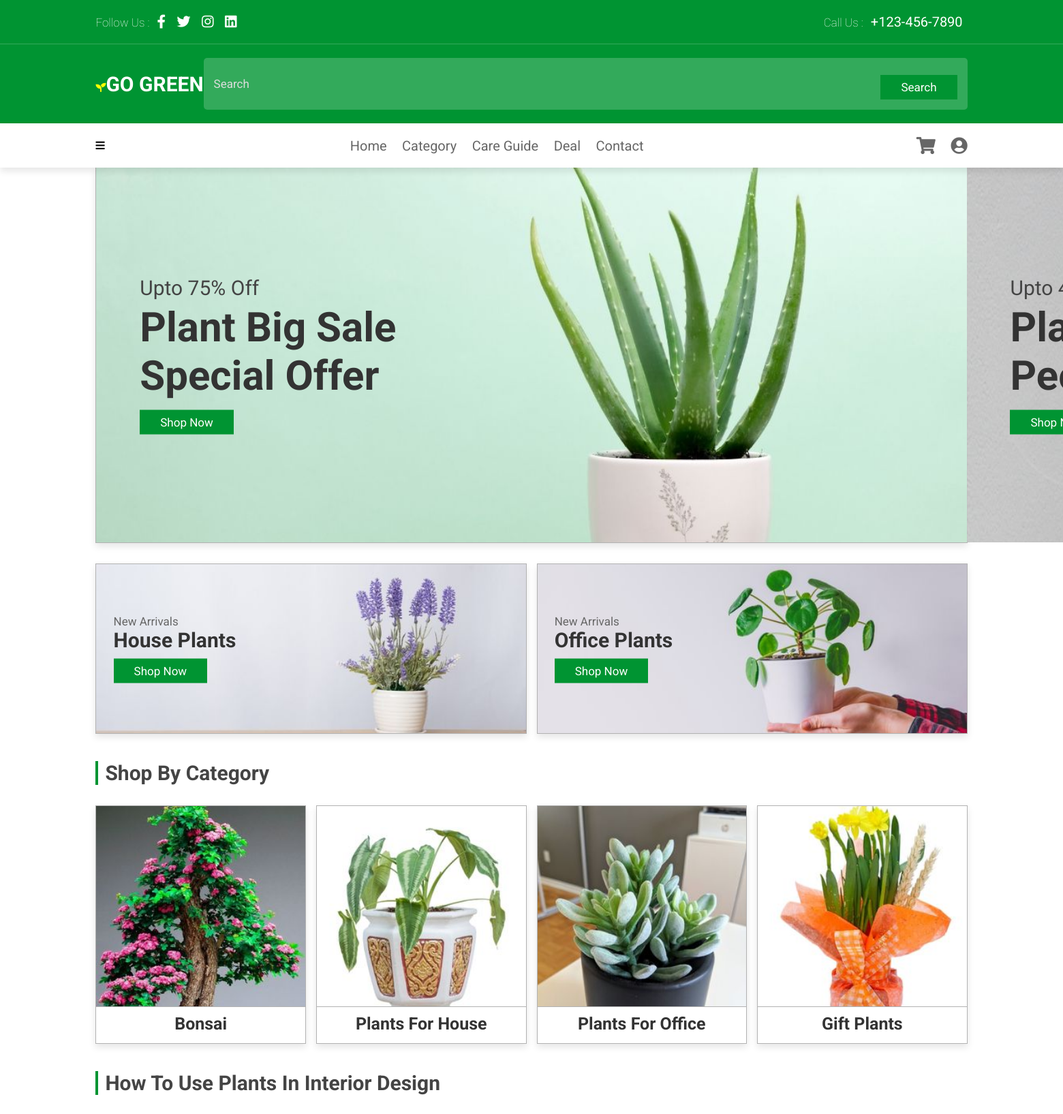
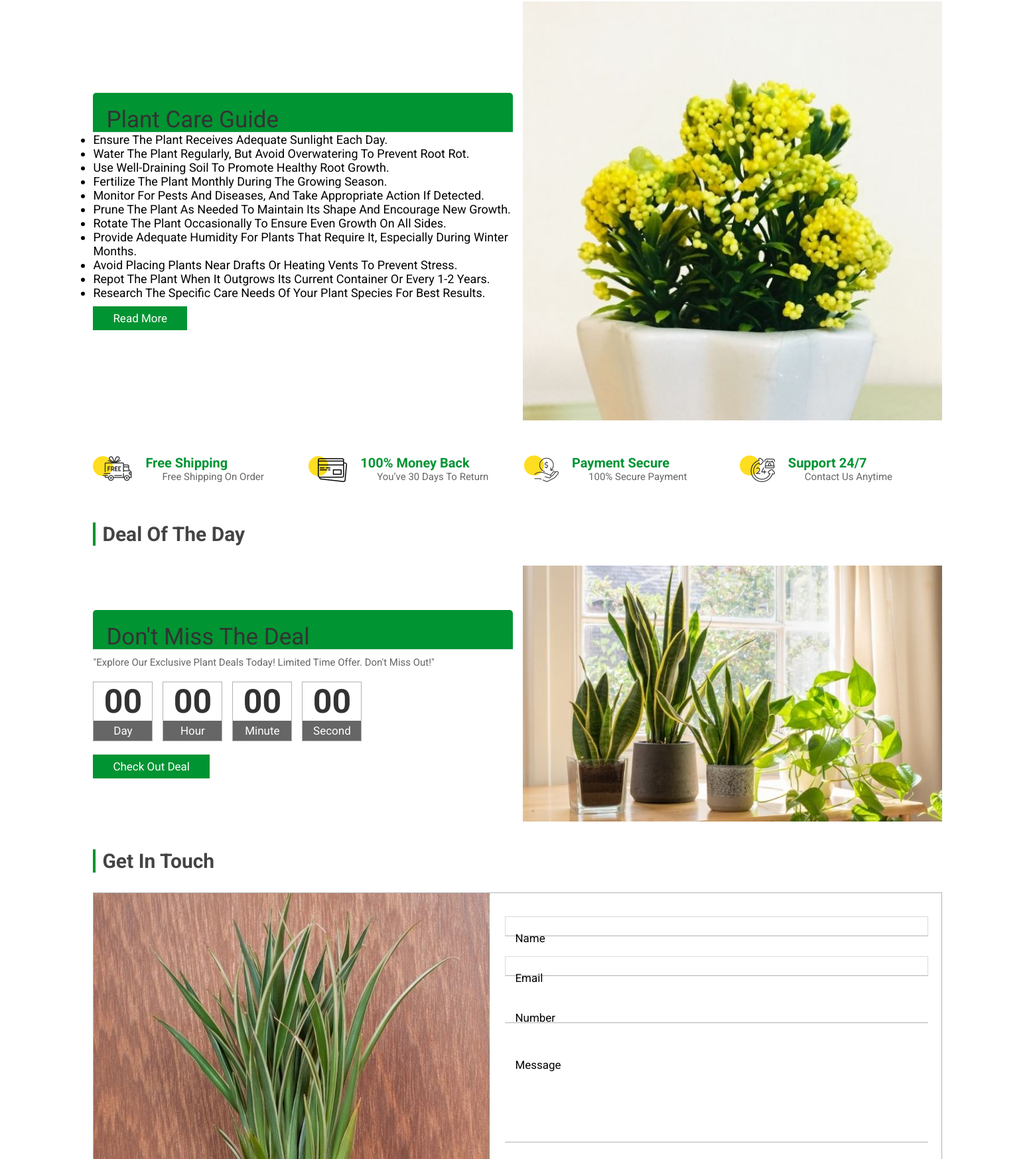
The page / (upper part) on the database its author committed (2 pictures, top to bottom).
### garden/models.py (models this page shows, shortened)
class Category(models.Model):
    name=models.CharField(max_length=30)
    image=models.ImageField(upload_to='media/images',blank=True,null=True)

### garden/views.py (the view, shortened to what this page needs)
# urls.py: 2. Add a URL to urlpatterns:  path('', views.home, name='home')
def home(request):
    cat = Category.objects.all()
    return render(request,'home.html',{"cat":cat})

### templates/home.html (shortened to what this page needs)
{% extends 'base.html' %}
{% load static %}
{% block content %}
<section class="home" id="home">
    <div class="swiper-container home-slider">
        <div class="swiper-wrapper">
            <div class="swiper-slide">
                <div class="box" style="background: url({% static 'images/slider1.jpg' %});">
                    <div class="content">
                        <span>upto 75% off</span>
                        <h3>plant big sale special offer</h3>
                        <a href="{% url 'category' %}" class="btn">shop now</a>
                    </div>
                </div>
            </div>
            <div class="swiper-slide">
                <div class="box" style="background: url({% static 'images/slider2.jpg' %});">
                    <div class="content">
                        <span>upto 45% off</span>
                        <h3>plant make people happy</h3>
                        <a href="{% url 'category' %}" class="btn">shop now</a>
                    </div>
                </div>
            </div>
        </div>
    </div>
</section>
<section class="banner-container">
    <div class="banner">
        <img src="{% static 'images/banner1.jpg' %}" alt="">
        <div class="content">
            <span>new arrivals</span>
            <h3>house plants</h3>
            <a href="{% url 'product' 'Plants For House' %}" class="btn">shop now</a>
        </div>
    </div>
    <div class="banner">
        <img src="{% static 'images/banner2.jpg' %}" alt="">
        <div class="content">
            <span>new arrivals</span>
            <h3>office plants</h3>
            <a href="{% url 'product' 'Plants For Office' %}" class="btn">shop now</a>
        </div>
    </div>
</section>
{% block category %}
<section class="category" id="category">
<h1 class="heading"> Shop by category </h1>
<div class="box-container">
    {% for i in cat %}
    <div class="box">
        <img src="{{i.image.url}}" alt="">
        <div class="content">
            <h3>{{i.name}}</h3>
        </div>
    </div>
    {% endfor %}
</div>
</section>
{% endblock %}
<section class="deal" id="deal">
<h1 class="heading">How To Use Plants In Interior Design </h1>
<div class="row">
        <div class="content">
            <h3 class="title">Plant Care Guide</h3>
            <div class="points">
        <ul>
            <li style="font-size:18px;color:black;">Ensure the plant receives adequate sunlight each day.</li>
            <li style="font-size:18px;color:black;">Water the plant regularly, but avoid overwatering to prevent root rot.</li>
            <li style="font-size:18px;color:black;">Use well-draining soil to promote healthy root growth.</li>
            <li style="font-size:18px;color:black;">Fertilize the plant monthly during the growing season.</li>
            <li style="font-size:18px;color:black;">Monitor for pests and diseases, and take appropriate action if detected.</li>
            <li style="font-size:18px;color:black;">Prune the plant as needed to maintain its shape and encourage new growth.</li>
            <li style="font-size:18px;color:black;">Rotate the plant occasionally to ensure even growth on all sides.</li>
            <li style="font-size:18px;color:black;">Provide adequate humidity for plants that require it, especially during winter months.</li>
            <li style="font-size:18px;color:black;">Avoid placing plants near drafts or heating vents to prevent stress.</li>
            <li style="font-size:18px;color:black;">Repot the plant when it outgrows its current container or every 1-2 years.</li>
            <li style="font-size:18px;color:black;">Research the specific care needs of your plant species for best results.</li>
        </ul>
    </div>
            <a href="{% url 'blog' %}" class="btn">read more</a>
        </div>
        <div class="image">
            <img src="{% static 'images/product1.jpg' %}" alt="">
        </div>
    </div>
</section>
<section class="icons-container">
    <div class="icon">
        <img src="{% static 'images/icon1.png' %}" alt="">
        <div class="content">
            <h3>free shipping</h3>
            <p>Free shipping on order</p>
        </div>
    </div>
    <div class="icon">
        <img src="{% static 'images/icon2.png' %}" alt="">
        <div class="content">
            <h3>100% Money Back</h3>
            <p>You’ve 30 days to Return</p>
        </div>
    </div>
    <div class="icon">
        <img src="{% static 'images/icon3.png' %}" alt="">
        <div class="content">
            <h3>Payment Secure</h3>
            <p>100% secure payment</p>
        </div>
    </div>
    <div class="icon">
        <img src="{% static 'images/icon4.png' %}" alt="">
        <div class="content">
            <h3>Support 24/7</h3>
            <p>Contact us anytime</p>
        </div>
    </div>
</section>
<section class="deal" >
    <h1 class="heading"> deal of the day </h1>
    <div class="row">
        <div class="content">
            <h3 class="title">don't miss the deal</h3>
            <p>"Explore our exclusive plant deals today! Limited time offer. Don't miss out!"</p>
            <div class="count-down">
                <div class="box">
                    <h3 id="day">00</h3>
                    <span>day</span>
                </div>
                <div class="box">
                    <h3 id="hour">00</h3>
                    <span>hour</span>
                </div>
                <div class="box">
                    <h3 id="minute">00</h3>
                    <span>minute</span>
                </div>
                <div class="box">
                    <h3 id="second">00</h3>
                    <span>second</span>
                </div>
            </div>
            <a href="{% url 'deal' %}" class="btn">check out deal</a>
        </div>
        <div class="image">
            <img src="{% static 'images/deal-img.jpg' %}" alt="">
        </div>
    </div>
</section>
<section class="contact" id="contact">
<h1 class="heading">get in touch</h1>
<div class="row">
    <img src="{% static 'images/product3.jpg' %}" alt="">
    <form method="POST">
        <div class="inputBox">
            <input type="text" required name="n">
            <label>name</label>
        </div>
        <div class="inputBox">
            <input type="email" required name="e">
            <label>email</label>
        </div>
        <div class="inputBox">
            <input type="number" required name="num">
            <label>number</label>
        </div>
        <div class="inputBox">
            <textarea required name="m"  cols="30" rows="10" ></textarea>
            <label>message</label>
        </div>
    </form>
</div>
</section>
{% endblock %}

### rows shown on the page
Category: image (picture), name "Bonsai"
Category: image (picture), name "Plants For House"
Category: image (picture), name "Plants For Office"
Category: image (picture), name "Gift Plants"
